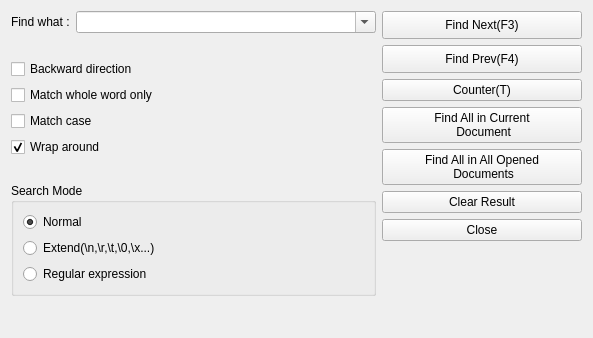
      <widget class="QWidget" name="tab_find">
       <attribute name="title">
        <string>find</string>
       </attribute>
       <layout class="QHBoxLayout" name="horizontalLayout_3">
        <property name="bottomMargin">
         <number>2</number>
        </property>
        <item>
         <layout class="QVBoxLayout" name="verticalLayout_4">
          <item>
           <layout class="QHBoxLayout" name="horizontalLayout">
            <item>
             <widget class="QLabel" name="label">
              <property name="sizePolicy">
               <sizepolicy hsizetype="Minimum" vsizetype="Preferred">
                <horstretch>0</horstretch>
                <verstretch>0</verstretch>
               </sizepolicy>
              </property>
              <property name="text">
               <string>Find what :</string>
              </property>
             </widget>
            </item>
            <item>
             <widget class="QComboBox" name="findComboBox">
              <property name="minimumSize">
               <size>
                <width>300</width>
                <height>0</height>
               </size>
              </property>
              <property name="maximumSize">
               <size>
                <width>350</width>
                <height>16777215</height>
               </size>
              </property>
              <property name="editable">
               <bool>true</bool>
              </property>
              <property name="maxCount">
               <number>512</number>
              </property>
             </widget>
            </item>
           </layout>
          </item>
          <item>
           <spacer name="verticalSpacer_3">
            <property name="orientation">
             <enum>Qt::Vertical</enum>
            </property>
            <property name="sizeHint" stdset="0">
             <size>
              <width>20</width>
              <height>20</height>
             </size>
            </property>
           </spacer>
          </item>
          <item>
           <layout class="QVBoxLayout" name="verticalLayout_3">
            <item>
             <layout class="QVBoxLayout" name="verticalLayout_2">
              <item>
               <widget class="QCheckBox" name="findBackwardBox">
                <property name="text">
                 <string>Backward direction</string>
                </property>
               </widget>
              </item>
              <item>
               <widget class="QCheckBox" name="findMatchWholeBox">
                <property name="text">
                 <string>Match whole word only</string>
                </property>
               </widget>
              </item>
              <item>
               <widget class="QCheckBox" name="findMatchCaseBox">
                <property name="text">
                 <string>Match case</string>
                </property>
               </widget>
              </item>
              <item>
               <widget class="QCheckBox" name="findWrapBox">
                <property name="text">
                 <string>Wrap around</string>
                </property>
                <property name="checked">
                 <bool>true</bool>
                </property>
               </widget>
              </item>
             </layout>
            </item>
            <item>
             <spacer name="verticalSpacer_2">
              <property name="orientation">
               <enum>Qt::Vertical</enum>
              </property>
              <property name="sizeHint" stdset="0">
               <size>
                <width>20</width>
                <height>20</height>
               </size>
              </property>
             </spacer>
            </item>
            <item>
             <widget class="QGroupBox" name="groupBox">
              <property name="title">
               <string>Search Mode</string>
              </property>
              <layout class="QGridLayout" name="gridLayout">
               <item row="2" column="0">
                <layout class="QHBoxLayout" name="horizontalLayout_2">
                 <item>
                  <widget class="QRadioButton" name="findModeRegularBt">
                   <property name="text">
                    <string>Regular expression</string>
                   </property>
                  </widget>
                 </item>
                </layout>
               </item>
               <item row="0" column="0">
                <widget class="QRadioButton" name="findModeNormalBt">
                 <property name="text">
                  <string>Normal</string>
                 </property>
                 <property name="checked">
                  <bool>true</bool>
                 </property>
                </widget>
               </item>
               <item row="1" column="0">
                <widget class="QRadioButton" name="findModeExtendBt">
                 <property name="text">
                  <string>Extend(\n,\r,\t,\0,\x...)</string>
                 </property>
                </widget>
               </item>
              </layout>
             </widget>
            </item>
           </layout>
          </item>
          <item>
           <spacer name="verticalSpacer_13">
            <property name="orientation">
             <enum>Qt::Vertical</enum>
            </property>
            <property name="sizeHint" stdset="0">
             <size>
              <width>20</width>
              <height>40</height>
             </size>
            </property>
           </spacer>
          </item>
         </layout>
        </item>
        <item>
         <layout class="QVBoxLayout" name="verticalLayout">
          <item>
           <widget class="QPushButton" name="findTextNext">
            <property name="minimumSize">
             <size>
              <width>200</width>
              <height>28</height>
             </size>
            </property>
            <property name="text">
             <string>Find Next(F3)</string>
            </property>
            <property name="shortcut">
             <string>F3</string>
            </property>
           </widget>
          </item>
          <item>
           <widget class="QPushButton" name="findTextPrev">
            <property name="minimumSize">
             <size>
              <width>200</width>
              <height>28</height>
             </size>
            </property>
            <property name="text">
             <string>Find Prev(F4)</string>
            </property>
            <property name="shortcut">
             <string>F4</string>
            </property>
           </widget>
          </item>
          <item>
           <widget class="QPushButton" name="countBt">
            <property name="minimumSize">
             <size>
              <width>200</width>
              <height>0</height>
             </size>
            </property>
            <property name="text">
             <string>Counter(T)</string>
            </property>
            <property name="shortcut">
             <string>Ctrl+T</string>
            </property>
           </widget>
          </item>
          <item>
           <widget class="QPushButton" name="findAllinCourrent">
            <property name="minimumSize">
             <size>
              <width>200</width>
              <height>34</height>
             </size>
            </property>
            <property name="text">
             <string>Find All in Current 
 Document</string>
            </property>
           </widget>
          </item>
          <item>
           <widget class="QPushButton" name="findAllinAllOpen">
            <property name="minimumSize">
             <size>
              <width>200</width>
              <height>34</height>
             </size>
            </property>
            <property name="text">
             <string>Find All in All Opened 
 Documents</string>
            </property>
           </widget>
          </item>
          <item>
           <widget class="QPushButton" name="findClearBt">
            <property name="minimumSize">
             <size>
              <width>200</width>
              <height>0</height>
             </size>
            </property>
            <property name="text">
             <string>Clear Result</string>
            </property>
           </widget>
          </item>
          <item>
           <widget class="QPushButton" name="findCloseBt">
            <property name="minimumSize">
             <size>
              <width>200</width>
              <height>0</height>
             </size>
            </property>
            <property name="text">
             <string>Close</string>
            </property>
           </widget>
          </item>
          <item>
           <spacer name="verticalSpacer">
            <property name="orientation">
             <enum>Qt::Vertical</enum>
            </property>
            <property name="sizeHint" stdset="0">
             <size>
              <width>20</width>
              <height>40</height>
             </size>
            </property>
           </spacer>
          </item>
         </layout>
        </item>
       </layout>
      </widget>
